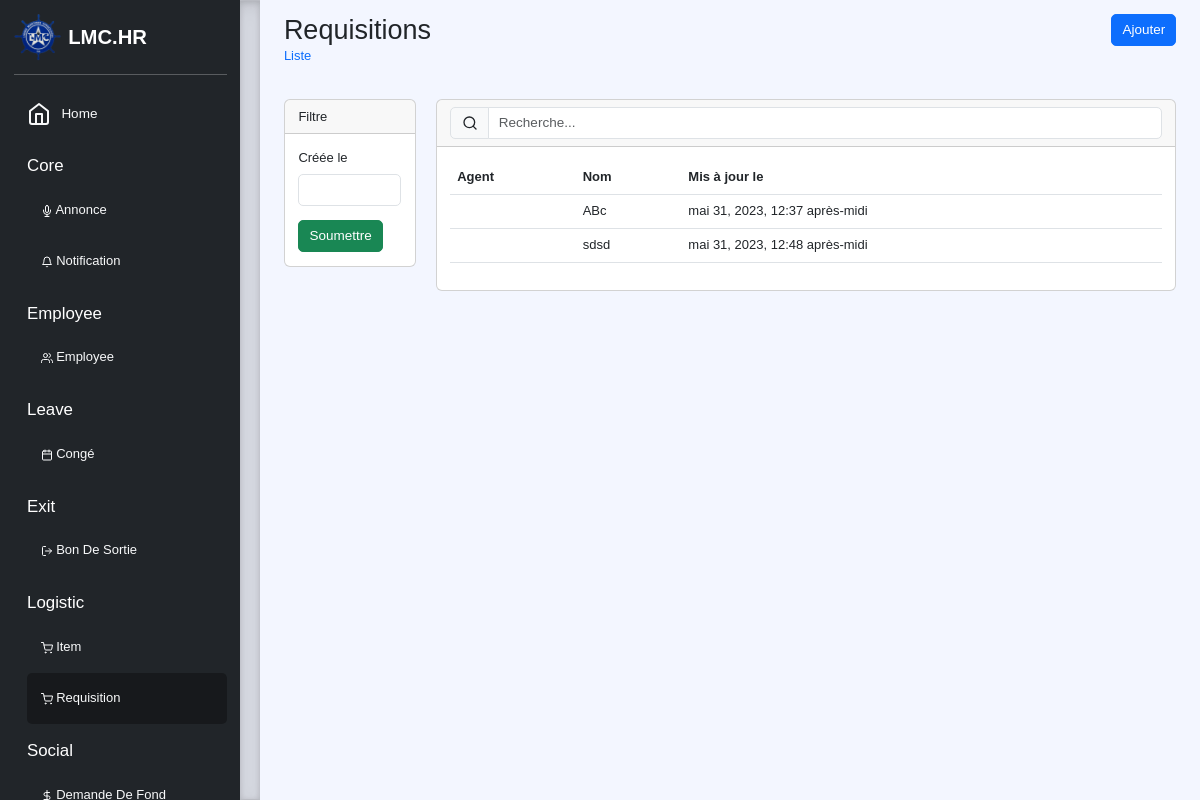
The page /list/logistic/requisition (signed in) on the database its author committed.
### logistic/models.py (models this page shows, shortened)
class Requisition(BaseModel):
    name = models.CharField(verbose_name='Nom', max_length=150)
    conf = {
        'icon': 'shopping-cart',
        'description': 'Gestion des requêtes de produits',
        'entry': reverse_lazy('core:list', kwargs={'app': 'logistic', 'model': 'requisition'}),
        'list': {
            'display': [('created_by', 'Agent'), ('name', 'Nom'), ('updated', 'Mis à jour le')],
            'filter': ['created'],
            'action': [{
                'method': 'GET',
                'href': reverse_lazy('core:create', kwargs={'app': 'logistic', 'model': 'requisition'}),
                'class': 'btn btn-primary',
                'title': 'Ajouter'
            }]
        },
        'change': {
            'form': {
                'fields': ['name'],
                'inlines': [{
                    'app': 'logistic',
                    'model': 'product'
                }]
            },
            'action': [{
                'method': 'GET',
                'href': reverse_lazy('core:delete', kwargs={'app': 'logistic', 'model': 'requisition'}),
                'class': 'btn btn-danger',
                'title': 'Delete',
                'condition': 'True'
            }, {
                'method': 'GET',
                'href': reverse_lazy('core:document',
                                     kwargs={'app': 'logistic', 'model': 'requisition', 'document': 'requisition'}),
                'class': 'btn btn-info',
                'title': 'Document',
                'condition': 'obj.approved()'
            }, {
                'method': 'POST',
                'href': reverse_lazy('core:action', kwargs={'app': 'logistic', 'model': 'requisition', 'action': 'Approver'}),
                'class': 'btn btn-warning',
                'title': 'Approver',
                'condition': 'request.user.employee in obj.approvers() and request.user.employee not in '
                             'obj.approvals',
                'statement': 'obj.approve(request)'
            }]
        },
        'create': {
            'form': {
                'fields': ['name'],
                'inlines': []
            }
        },
        'read': {
            'action': [{
                'method': 'GET',
                'href': reverse_lazy('core:document',
                                     kwargs={'app': 'logistic', 'model': 'requisition', 'document': 'requisition'}),
                'class': 'btn btn-info',
                'title': 'Document',
                'condition': 'True'
            }]
        }
    }
    class Meta:
        verbose_name = 'Requisition'

### core/views.py (the view)
# urls.py: path('list/<str:app>/<str:model>', List.as_view(), name='list'),
class List(LoginRequiredMixin, View):
    def get(self, request, app, model):
        model = apps.get_model(app, model_name=model)
        query = {}
        fields = {'filter': getattr(model, 'conf', {}).get('list', {}).get('filter', [])}
        if 'created_by' in [field.name for field in model._meta.get_fields()]:
            query = {
                'created_by__employee__branch': request.user.employee.branch,
                'created_by__employee__direction': request.user.employee.direction,
                'created_by__employee__subDirection': request.user.employee.subDirection,
                'created_by__employee__service': request.user.employee.service
            }
            query = {k: v for k, v in query.items() if v is not None}
            if len(query) == 4: query['created_by'] = request.user
        _query = query.copy()
        for key, value in _query.items():
            if request.user.has_perm(f'{app}.view_all_{model._meta.model_name}_in_{key.split("__")[-1]}') and key in query:
                query.pop(key, None)
                query.pop('created_by', None)
        qs = model.objects.select_related().filter(**query)
        _filter = filterset_factory(model, **fields)(request.GET, queryset=qs)
        filter_form = _filter.form
        qs = _filter.qs
        qs = Paginator(qs, 25)
        qs = qs.page(request.GET.get('page', 1))
        return render(request, f'{self.__class__.__name__.lower()}.html', locals())

### core/filters.py (called while the page is built)
def filterset_factory(model, filter="__all__"):
    meta = type(str("Meta"), (object,), {"model": model, "fields": filter})
    filterset = type(str("%sFilterSet" % model._meta.object_name), (AdvanceFilterSet,), {"Meta": meta})
    return filterset

### core/templatetags/core.py (called while the page is built)
@register.filter(name='getattr')
def getter(obj, field):
    return getattr(obj, field, None)

### employee/models.py (called while the page is built)
    def full_name(self):
        return f"{self.last_name} {self.first_name}"

### templates/list.html (shortened to what this page needs)
{% extends 'base.html' %}
{% load core %}
{% load crispy_forms_tags %}
{% block content %}
<div class="container-fluid">
    <div class="row">
        <div class="col">
            <h2 class="m-0">{{ model|getattr:'_meta'|getattr:'verbose_name_plural'|title }}</h2>
            <nav aria-label="breadcrumb">
              <ol class="breadcrumb">
                <li class="breadcrumb-item"><a href="{% url 'core:list' model|getattr:'_meta'|getattr:'app_label' model|getattr:'_meta'|getattr:'model_name' %}" class="text-decoration-none">Liste</a></li>
              </ol>
            </nav>
        </div>
        <div class="col text-end">
            {% for btn in model.conf.list.action %}
                {% if btn.method == 'GET' %}
                    <a href="{{ btn.href }}?{% for key, value in request.GET.items %}{{ key }}={{ value }}{% endfor %}" class="{{ btn.class }}">{{ btn.title }}</a>
                {% elif btn.method == 'POST' %}
                    <form action="{{ btn.href }}" method="{{ btn.method }}" style="display: initial">
                        {% csrf_token %}
                        {% for key, value in btn.values.items %}<input type="hidden" name="{{ key }}" value="{{ value }}">{% endfor %}
                        <button type="submit" class="{{ btn.class }}">{{ btn.title }}</button>
                    </form>
                {% endif %}
            {% endfor %}
        </div>
    </div>
    <div class="row mt-4">
        {% if filter_form and filter_form.fields|length > 1 %}
        <div class="col-2">
            <div class="card">
                <div class="card-header">Filtre</div>
                <div class="card-body">
                    <form method="get">
                        {{ filter_form|crispy }}
                        <button type="submit" class="btn btn-success">Soumettre</button>
                    </form>
                </div>
            </div>
        </div>
        {% endif %}
        <div class="col">
            <div class="card">
                <div class="card-header">
                    <form method="get" class="input-group">
                        <span class="input-group-text" id="basic-addon1"><i data-feather="search" class="small-icon"></i></span>
                        <input type="text" class="form-control" placeholder="Recherche..." name="q" value="{{ request.GET.q }}">
                    </form>
                </div>
                <div class="card-body">
                    <table class="table table-hover table-responsive">
                        <thead>
                            <tr>
                                {% for field in model.conf.list.display %}
                                    <th class="fw-bolder">{{ field.1 }}</th>
                                {% endfor %}
                            </tr>
                        </thead>
                        <tbody>
                            {% for obj in qs %}<tr data-url='{% url 'core:change' model|getattr:'_meta'|getattr:'app_label' model|getattr:'_meta'|getattr:'model_name' %}?pk={{ obj.id }}'>
                                {% for field in model.conf.list.display %}
                                    <td>{{ obj|getattr:field.0 }}</td>
                                {% endfor %}</tr>
                            {% endfor %}
                        </tbody>
                    </table>
                </div>
            </div>
        </div>
    </div>
</div>
{% endblock %}

### static/css/custom.css (style rules this page uses)
* { font-size: 13px; }
body::before { opacity: 0.75; background-repeat: no-repeat; content: ''; position: fixed; top: 0; right: 0; bottom: 0; left: 0; background-position: right bottom; z-index: -1; background-color: #eff3ff; }
.card { border-radius: 6px !important; }
.small-icon { width: 16px; height: 16px; }
th { font-weight: normal; font-size: 13px; }
body { min-height: 100vh; min-height: -webkit-fill-available; }
html { font-size: 13.5px; height: -webkit-fill-available; }
body { font-family: "Nunito", sans-serif !important; }

### rows shown on the page
Requisition: display "ABc" "mai 31, 2023, 12:37 après-midi"
Requisition: display "sdsd" "mai 31, 2023, 12:48 après-midi"

### other values the page prints
{{ key|title }} "Core" "Employee" "Leave" "Exit" "Logistic" "Social"
{{ model.verbose|title }} "Annonce" "Notification" "Employee" "Congé" "Bon De Sortie" "Item" "Requisition" "Demande De Fond"
{{ model|getattr:'_meta'|getattr:'verbose_name_plural'|title }} "Requisitions"
{{ btn.title }} "Ajouter"
{{ field.1 }} "Agent" "Nom" "Mis à jour le"
